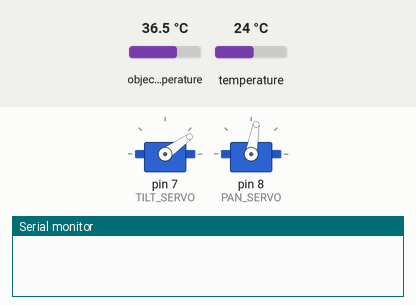
This sketch was run on a simulated Arduino Nano, built with avr-gcc and run on an emulated ATmega328P. Parts: 2 × servo, the last lines printed to the serial monitor. The inputs (shaded band) are chosen by the test bench; at power-on: object temperature 36.5 °C, temperature 24 °C.

Above: at 0.1 s.
At 11.53 s:
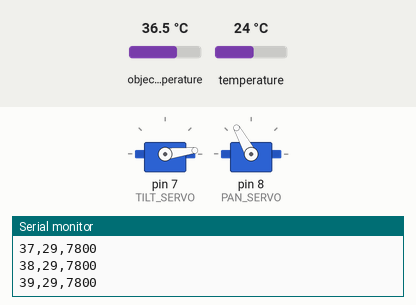
At 27.59 s:
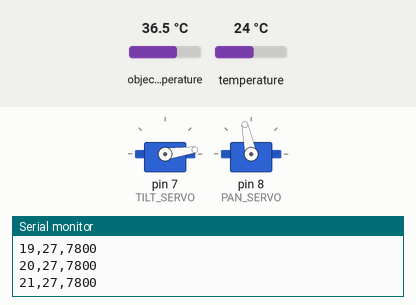
At 39.74 s:
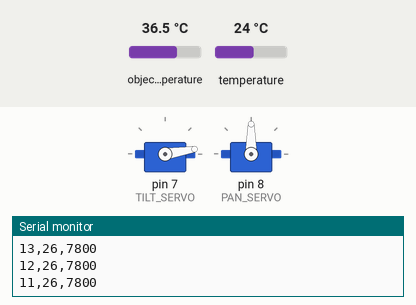
Timing chart, 0 to 40.0 s (numbered marks = the images above):
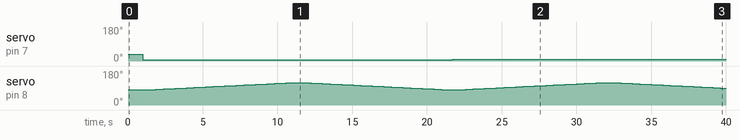

Measured:
- by itself, servo on pin 7 (TILT_SERVO): 35° → 6° at 1.0 s, → 7° 10.4 s later, → 8° 10.4 s later, → 9° 10.4 s later

The sketch:

One_Pixel_ThermoCam_02.ino
```cpp
/*One_Pixel_ThermoCam_02.ino  Agrucho 4 JAN 2017
Using the MLX90614 temperature sensor, attached to a 5/15" ROD COUPLING NUT
for more directional sensing (lower gain and sensitivity).
A Servo controlled Pan and Tilt is used to scan 30 lines of 40 readings.

Processing is used to display the thermal image: Pro_ThermoCam_01.pde

 Hardware:
  -Arduino NANO.
  - SPT100 Direct Pan and Tilt System from http://www.robotshop.com
  - 2 Standar Servos.
  -MLX90614 temperature sensor
  -5/15" ROD COUPLING NUT
 Wiring:
     MLX90614       NANO
       VIN -------- 5V
       GND -------- GND
       SCL -------- A5
       SDA -------- A4
------------------------------------------------------------------------------*/

#include <Servo.h>
#include <Wire.h>
#include "Adafruit_MLX90614.h"  //.h and .cpp files in this folder.


#define TILT_SERVO  7
#define PAN_SERVO   8

#define H_SIZE       40   // Horizontal picture elements.
#define V_SIZE       30   // Vertical picture elements.
#define Xcenter     100   // X image center (Servo position in degrees)
#define Ycenter      20   // Y image center (Servo position in degrees)
#define SETTIME     100   // Servo Setting Time in milliseconds.


Adafruit_MLX90614 mlx = Adafruit_MLX90614();

float ambTemp, objTemp, diffTemp;

Servo servo_tilt;
Servo servo_pan;

//======================= functions ============================================
/*------------------------------------------------------------------------------
  sendPixel() , Send the coordinates and the temperature measured.
  xPos : x coordinate of the temperature spot.
  yPos : y coordinate of the temperature spot.
  temVal: number representing the temperature value.
------------------------------------------------------------------------------*/
void SendPixel(int xPos, int yPos, int tempVal){
   Serial.print(xPos);
   Serial.print(",");
   Serial.print(yPos);
   Serial.print(",");
   Serial.println(tempVal);
}

/*------------------------------------------------------------------------------
  goto_origin() , Set the Servos to point to the (0,0) coordinates.
------------------------------------------------------------------------------*/
void goto_origin(){
  servo_tilt.write( V_SIZE/2 + Ycenter ); // Tilt servo at top.
  servo_pan.write( Xcenter - H_SIZE/2 );  // Pan servo to left.
  delay(1000);                            // time to reach origin.
}

/*------------------------------------------------------------------------------
  readTemp() , dead the differnce between  the onject and the ambient.
  200 samples are added.
  A Better aproach will be using EEPROM's Config Register1
  to change Gain, IRF and IIF Filters. (Not supported by Adafruit's Library)
------------------------------------------------------------------------------*/
float readTemp(){
  diffTemp=0;
  ambTemp= mlx.readAmbientTempC();
  for(int i=0; i<200; i++){
    objTemp= mlx.readObjectTempC();
    diffTemp+= (objTemp - ambTemp);
  }
  return  3*(100+int(diffTemp));   // value range ajusted experimentally.
}

//======================= setup ================================================
void setup()
{
  servo_tilt.attach(TILT_SERVO);
  servo_pan.attach(PAN_SERVO);
  Serial.begin(115200);
  mlx.begin();
}

//========================== main loop =========================================
void loop(){

  goto_origin();                                 // Set (0,0) position.

  for (int y=V_SIZE-1 ; y>=0 ; y--) {

    servo_tilt.write(Ycenter + V_SIZE/2 -y );
    delay(SETTIME);                              // time to reach position.
    for ( int x=0 ; x<H_SIZE ; x++) {            // Scan from Left to Right.
      servo_pan.write(Xcenter - H_SIZE/2 + x);
      delay(SETTIME);                            // time to reach position.
     SendPixel(x, y, readTemp());
    }
    y--;                                         // Next line.
    servo_tilt.write(Ycenter + V_SIZE/2 - y);
    delay(SETTIME);                              // time to reach position.
    for ( int x=H_SIZE-1 ; x>=0 ; x--) {         // Scan from Right to Left.
      servo_pan.write(Xcenter - H_SIZE/2 + x);
      delay(SETTIME);                            // time to reach position.
    SendPixel(x, y, readTemp());
    }
  }
}

// end of code.
```
